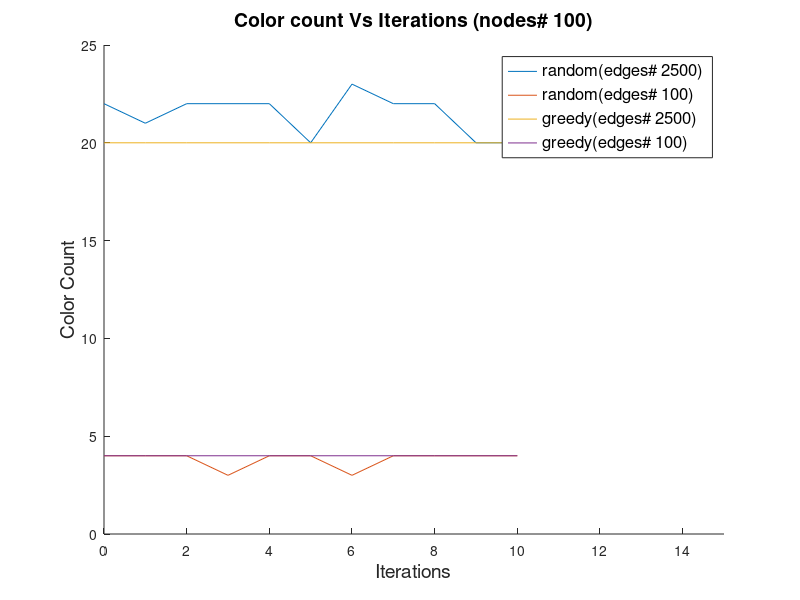

This figure's MATLAB source:
color_vals_rand = [22, 4; 21, 4; 22, 4; 22, 3; 22, 4; 20, 4; 23, 3; 22, 4; 22, 4; 20, 4; 20, 4];
m = size(color_vals_rand,1);
color_vals_gred = repmat([20, 4],m,1);
iter = [1:m];
figure; hold on;
plot(iter-1,color_vals_rand);
plot(iter-1,color_vals_gred);

title('Color count Vs Iterations (nodes# 100)', 'fontsize', 14)
xlabel('Iterations', 'fontsize', 14);
ylabel('Color Count', 'fontsize', 14);
h_legend = legend('random(edges# 2500)', 'random(edges# 100)', 'greedy(edges# 2500)', 'greedy(edges# 100)');
set(h_legend,'FontSize',12);
xlim([0 15]);
hold off;

